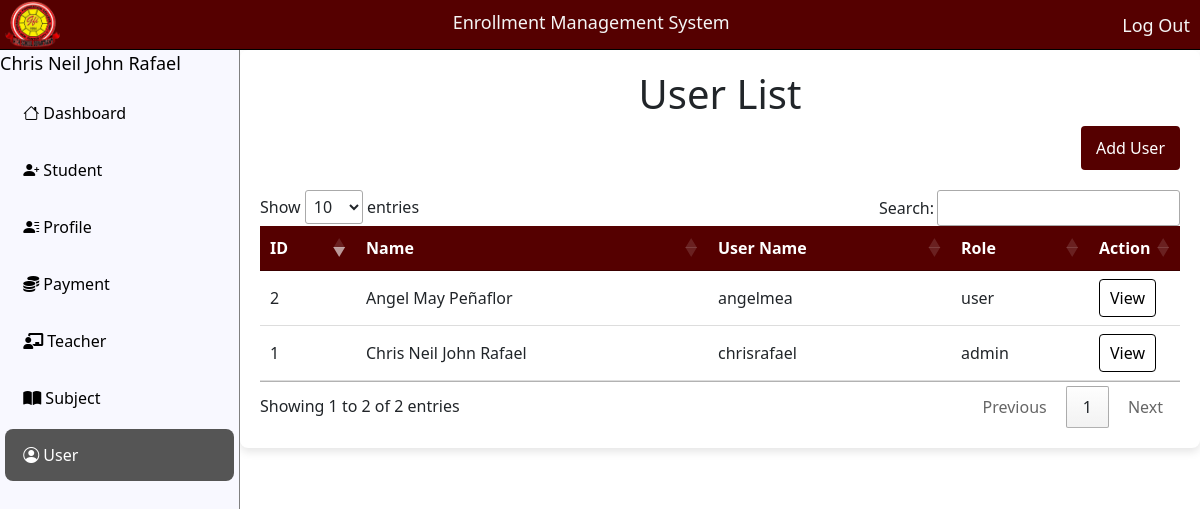
The app's page /user/index.php (signed in) with its own data.
### tables this page shows
CREATE TABLE `user` (
  `id` int(11) NOT NULL,
  `name` varchar(220) NOT NULL,
  `username` varchar(200) NOT NULL,
  `role` varchar(200) NOT NULL,
  `password` varchar(200) NOT NULL,
  `del_status` varchar(12) NOT NULL
);

### user/index.php (the view, shortened to what this page needs)
<!DOCTYPE html>
    <html lang="en">
    <head>
        <link rel="stylesheet" href="../assets/css/css.css">
        <link rel="stylesheet" href="'../assets/js/jquery-3.5.1.js">
        <link rel="stylesheet" href="https://cdn.datatables.net/1.13.7/css/jquery.dataTables.min.css">
    </head>
    <body>
    <?php
        $page = 'user';
        include '../navbar.php';
        include "../database/db.php";
    ?>
    <div class="content">
        <h1>User List</h1>
        <div class="search-box">
        <a href="add.php?page=user" class=""><button>Add User</button></a>
        </div>
        <table id="example" class="data list">
            <thead>
                <tr>
                    <th style="width: 60px;">ID</th>
                    <th>Name</th>
                    <th>User Name</th>
                    <th>Role</th>
                    <th style="width: 55px;">Action</th>
                </tr>
            </thead>
            <tbody id="">
                <?php
                $squery = mysqli_query($conn, "SELECT * FROM user WHERE del_status != 'deleted' ORDER BY id DESC;");
                while ($row = mysqli_fetch_array($squery)) {
                ?>
                <tr class="table-row" >
                    <td><?php  echo $row ['id']; ?></td>
                    <td><?php   echo $row['name']; ?></td>
                    <td><?php  echo $row['username']; ?></td>
                    <td><?php  echo $row['role']; ?></td>
                    <td class="action">
                        <a class="view" href="edit.php?id=<?php  echo $row['id']; ?>">View</a>
                    </td>
                </tr>
                <?php  } ?>
            </tbody>
        </table>
    </div>
    </body>
    </html>

### navbar.php (shortened to what this page needs)
 <?php
include "../database/db.php";
$id=$_SESSION["id"];
$sql="SELECT * FROM user WHERE id='$id'";
$result=mysqli_query($conn,$sql);
$row=mysqli_fetch_assoc($result);
$name=$row['name'];
$role = $row['role'];
 ?>
<head>
    <link rel="stylesheet" href="https://cdn.jsdelivr.net/npm/bootstrap-icons@1.10.0/font/bootstrap-icons.css">
    <link rel="stylesheet" href="https://cdn.jsdelivr.net/npm/bootstrap@5.3.0/dist/css/bootstrap.min.css">
    <link rel="stylesheet" href="../assets/css/bootstrap@5.3.0.css">
    <link rel="stylesheet" href="https://cdnjs.cloudflare.com/ajax/libs/font-awesome/6.0.0-beta3/css/all.min.css">
    <link rel="stylesheet" href="../bootstrap/font-awesome/font-awesome.css">
    <link rel="stylesheet" href="../bootstrap/bootstrap.min.css">
    <link rel="stylesheet" href="../assets/navbar/navbar.css">
</head>
<header class="navbar-header">
    <img src="../file_index/image/jhslogo.png" alt="School Logo" class="image-logo">
    <h2 class="title-page">Enrollment Management System</h2>
    <a href="../logout.php" class="tittle-link">Log Out</a>
</header>
<div class="main-container">
    <div class="side-container">
        <div class="info">
        <span class="tittle-link" style="color:black;align-text:center;"> <?php echo $name; ?> </span>
        </div>
        <div class="side-bar">
            <ul class="selection">
            <li><a href="../dashboard/" class="<?php if ($page == 'dashboard') echo 'active'; ?>">&nbsp;<i class="bi bi-house"></i> Dashboard</a></li>
                <li><a href="../student/" class="<?php if ($page == 'student') echo 'active'; ?>">&nbsp;<i class="bi bi-person-plus-fill"></i> Student</a></li>
                <li><a href="../profile/" class="<?php if ($page == 'profile') echo 'active'; ?>">&nbsp;<i class="bi bi-person-lines-fill"></i> Profile</a></li>
                <li><a href="../casheir/" class="<?php if ($page == 'casheir') echo 'active'; ?>">&nbsp;<i class="fa-solid fa-coins"></i> Payment</a></li>
                <li><a href="../teacher/" class="<?php if ($page == 'teacher') echo 'active'; ?>">&nbsp;<i class="fa-solid fa-chalkboard-teacher"></i> Teacher</a></li>
                <li><a href="../subject/" class="<?php if ($page == 'subject') echo 'active'; ?>">&nbsp;<i class="fa-solid fa-book-open"></i> Subject</a></li>
                <?php if ($role == "admin"){ ?>
                <li><a href="../user/" class="<?php if ($page == 'user') echo 'active'; ?>">&nbsp;<i class="bi bi-person-circle"></i> User</a></li>
                <?php } ?>
            </ul>
        </div>
    </div>
</div>

### assets/css/css.css (style rules this page uses)
body { font-family: Arial, sans-serif; margin: 0; padding: 0; }
.content { overflow: hidden; margin-left:auto; width: 80%; background-color: #fff; padding: 20px; border-radius: 8px; box-shadow: 0 4px 8px rgba(0, 0, 0, 0.1); }
h1 { color: #333; text-align: center; }
.search-box { display: flex; justify-content: flex-end; margin-bottom: 20px; }
.search-box a { text-decoration: none; }
.search-box button { padding: 10px 15px; background-color: #550000; color: white; border: none; border-radius: 4px; cursor: pointer; }
.data { width: 100%; border-collapse: collapse; margin-top: 20px; }
.data th, .data td { padding: 12px 15px; text-align: left; border-bottom: 1px solid #ddd; }
.data th { background-color:#550000; color: white; }
.data td a { text-decoration: none; color: black; }
.action { display: flex; gap: 10px; }
.action a { padding: 6px 10px; background-color: #fff; color: black; border: black solid 1px; border-radius: 4px; text-decoration: none; }
.search-box { margin-left: auto; }

### assets/navbar/navbar.css (style rules this page uses)
* { margin: 0; padding: 0; box-sizing: border-box; }
.navbar-header { position: fixed; display: flex; width: 100%; background-color: #550000; height: 50px; justify-content: space-between; border-bottom: 1px black solid; }
.tittle-link { padding: 12px 0px; text-align: right; text-decoration: none; color: whitesmoke; font-size: 18px; margin-right: 10px; }
.title-page { padding: 12px 0px; color: whitesmoke; font-size: 18px; text-align: left; }
.image-logo { width: 55px; margin-left: 5px; }
.main-container { display: flex; }
.side-container { margin-top: 50px; width: 20%; height: 95vh; background-color: ghostwhite; border-right: 1px solid grey; position: fixed; }
.side-bar ul { list-style-type: none; padding: 5px; }
.side-bar ul li a { display: block; color: black; text-align: left; margin: 5px 0; padding: 14px; text-decoration: none; border-radius: 8px; transition: background-color 0.3s ease; }
.side-bar ul li a.active { background-color: #555; color: white; }

### records on screen
user: name "Chris Neil John Rafael", id "1", username "chrisrafael", role "admin"
user: id "2", name "Angel May Peñaflor", username "angelmea", role "user"
